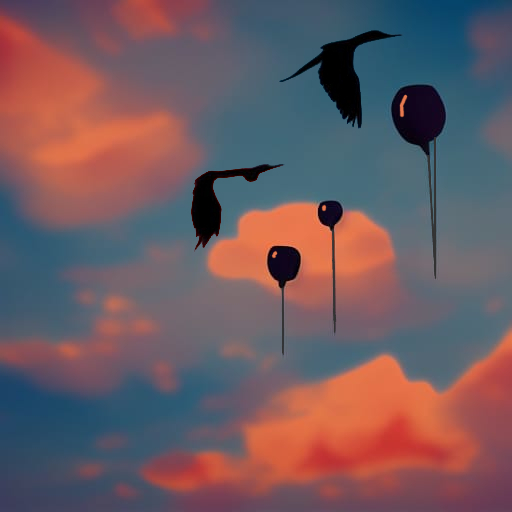
#> input picture data/birds_sky.jpg, 512 x 512 px
$ jupyter execute --allow-errors tp4_corrige.ipynb   (shell and % lines are left out)   (text cells are left out)
#> lines starting #> are read from the running program, lines starting #| are printed output that depends on the picture; after the words box and inside, x2 and y2 are one past the last pixel; in counts of white or black regions, pixels touching at a corner belong together; pictures that were not available may be replaced by others from this repository, and a replacement may not be noted
[cell 1]
import numpy as np
import matplotlib.pyplot as plt
from skimage import io
from skimage import color
from skimage import morphology
from skimage import draw
from skimage import transform

def eight_neighbours(image, x, y):
    """
    Coordonnées (x,y) pour le huit-voisinage
    autour de x, y

    Returns
    -------
    region: list
        Coordonnées (x, y) des 8 voisins du pixel
        Longueur = 8
    """
    L = []
    for i in range(-1, 2):
        for j in range(-1, 2):
            if i != 0 or j!=0:
                new_x = np.clip(x+i, 0, image.shape[0]-1)
                new_y = np.clip(y+j, 0, image.shape[1]-1)
                L.append(np.array([new_x, new_y]))
    return L


def assign_label(image, labelled_image, current_label, x, y):
    """
    Parcours en largeur et etiquetage des
    pixels objets

    Parameters
    ----------
    image: np.ndarray
        image
    labelled_image: np.ndarray
        image de labels
    current_label: int
        label courant
    x: int
        coordonnée x
    y: int
        coordonnée y

    """
    if labelled_image[x, y] != 0 or image[x, y] == 0:
        return
    labelled_image[x, y] = current_label
    neighborhood = eight_neighbours(labelled_image, x, y)
    for n in neighborhood:
        assign_label(image, labelled_image, current_label, n[0], n[1])


def connected_components(image):
    """
    Extrait l'ensemble des composantes
    connexes dans une image

    Returns
    -------
    labelled_image: np.ndarray
        image de labels
    """
    labelled_image = np.zeros_like(image)
    indices_nonzero = np.argwhere(image != 0)
    current_label = 1
    for x,y in indices_nonzero:
        if labelled_image[x, y] != 0:
            continue
        assign_label(image, labelled_image, current_label, x, y)
        current_label += 1
    return labelled_image


def fill_holes(image, coords):
    """
    Comble les trous dans une image
    à partir des coordonnées passées en paramètres

    Parameters
    ----------

    """
    inverted_image = (255 - image).astype(np.uint8)
    filled_image = image.copy()
    for x,y in coords:
        assign_label(inverted_image, filled_image, 255, x, y)
    return filled_image


img_birds_rgb = io.imread("data/birds_sky.jpg")
#> img_birds_rgb is the input picture: shape (512, 512, 3); mean R, G, B 110.8, 90.2, 96.6
img_birds = (color.rgb2gray(img_birds_rgb)*255).astype(np.uint8)
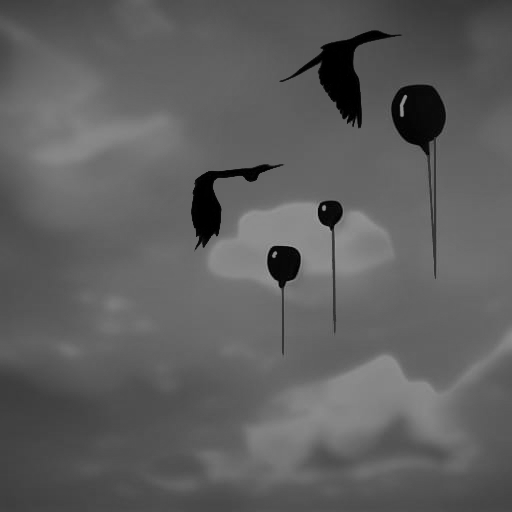
#> img_birds: shape (512, 512); min 0, max 162, mean 94.6

img_threshold = np.where(img_birds < 30, 255, 0)
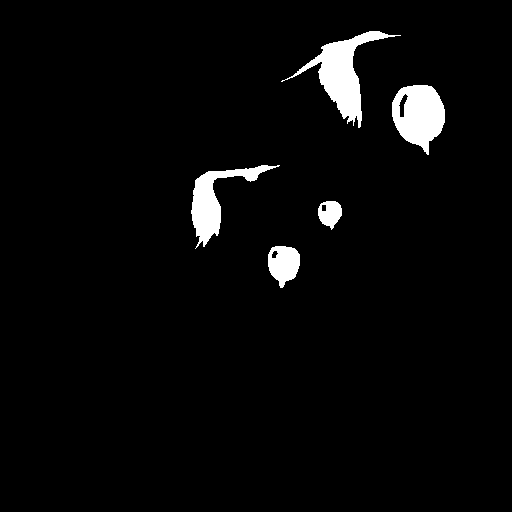
#> img_threshold: shape (512, 512) int64; 3.4% white; 5 white regions, box (x1, y1, x2, y2) and area: (281, 31, 401, 128) 2959, (392, 85, 445, 155) 2505, (191, 165, 280, 249) 2057, (268, 246, 300, 288) 955, (318, 201, 342, 230) 473

coords = np.array([[254, 274], [206, 324], [106, 402]])
img_filled = fill_holes(img_threshold, coords)
#> img_filled: shape (512, 512) int64; 3.5% white; 5 white regions, box (x1, y1, x2, y2) and area: (281, 31, 401, 128) 2959, (392, 85, 445, 155) 2601, (191, 165, 280, 249) 2057, (268, 246, 300, 288) 984, (318, 201, 342, 230) 497

#> (the rest of this cell did not finish here and is left out)

#> in connected_components, `indices_nonzero = np.argwhere(image != 0)`: indices_nonzero = 9098 pairs, first value 31 to 287, second value 191 to 444
#> the loop in connected_components, `for x,y in indices_nonzero:` made 1 pass
#> (x, y) on pass 1: (31, 369)
#> after the loop in connected_components, `for x,y in indices_nonzero:`: current_label = 1

fig, ax = plt.subplots(1, 2)
ax[0].imshow(img_birds_rgb)
ax[1].imshow(img_labels)
[axi.set_axis_off() for axi in ax]

[cell 2]
def bounding_box(image, label):
    """
    Calcule la boîte englobante d'un objet
    défini par son label

    Parameters
    ----------
    image: np.ndarray
        image
    label: int
        le label de l'objet

    Returns
    -------
    rect: np.ndarray
        le coin inférieur gauche et supérieur droit du rectangle
    """
    coords = np.argwhere(image==label)
    p_min = np.min(coords, axis=0)
    p_max = np.max(coords, axis=0)
    return [p_min, p_max]


def area(image_cc):
    return image_cc.size

def compacity(image_cc, p):
    return 4 * np.pi * area(image_cc) / p**2

def measurements(image):
    edges = morphology.dilation(image) - morphology.erosion(image)
    measures = []
    for i in range(1, image.max()+1):
        p_min, p_max = bounding_box(img_labels, i)
        p_rect = 2*(p_max[0] - p_min[0]) + 2*(p_max[1] - p_min[1])
        a = area(image[image==i])
        p = area(edges[edges==i])
        c = compacity(image[image==i], p)
        c_box = compacity(image[image==i], p_rect)
        measures.append([a, p, c, c_box])
    return measures

#> (the rest of this cell did not finish here and is left out)

[cell 3]
import cv2
import time


def background_subtraction(frame_after, frame_before, background, threshold):
    """
    Suppression et remplacement
    de fond

    Parameters
    ----------
    frame_after: np.ndarray
        image courante du flux vidéo
    frame_before: np.ndarray
        image de référence sans objet mouvant
    background: np.ndarray
        image par laquelle remplacer les pixels statiques
    threshold: int
        seuil pour obtenir une image binaire fond/objet mouvant

    Returns
    -------
    frame: np.ndarray
        image avec suppression de fond
    """
    frame2 = np.abs((frame_after.astype(int) - frame_before.astype(int))).astype(np.uint8)
    frame2 = np.where(np.any((frame2 > threshold), axis=-1)[..., np.newaxis], frame_after, montagne).astype(np.uint8)
    return frame2

def detect_faces(frame, face_cascade):
    """
    Detection de visages
    par les cascades de Haar
    """
    gray = cv2.cvtColor(frame, cv2.COLOR_BGR2GRAY)
    faces = face_cascade.detectMultiScale(gray, 1.2, 3)
    for (x, y, w, h) in faces:
        cv2.rectangle(frame, (x, y), (x + w, y + h), (255, 0, 0), 2)
    return frame


vid = cv2.VideoCapture("data/extrait_voyage_occident.mp4")
montagne = cv2.imread("data/montagne.jpg")
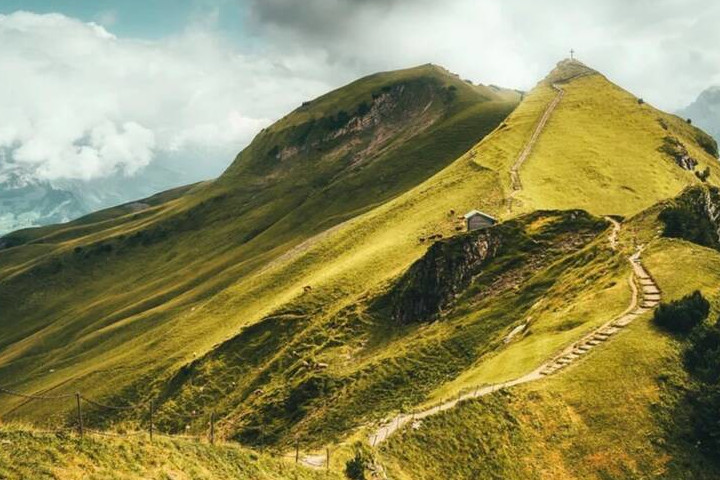
#> input picture data/montagne.jpg, 720 x 480 px
#> montagne is the input picture: shape (480, 720, 3); mean B, G, R 89.9, 139.3, 143.6

haar_file = 'data/haarcascade_upperbody.xml'
face_cascade = cv2.CascadeClassifier(haar_file)
ret, first_image = vid.read()
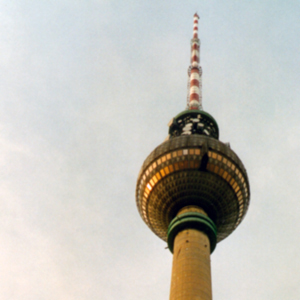
#> input picture data/berlin-1.jpg, 300 x 300 px, given in place of extrait_voyage_occident.mp4, which was not available
#> first_image is the input picture: shape (300, 300, 3); mean B, G, R 189.8, 196.2, 197.9

#> (the rest of this cell did not finish here and is left out)

#> in detect_faces, `gray = cv2.cvtColor(frame, cv2.COLOR_BGR2GRAY)`:
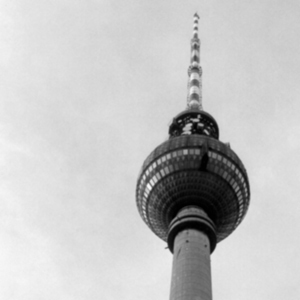
#> gray: shape (300, 300); min 1, max 248, mean 196
#> in detect_faces, `faces = face_cascade.detectMultiScale(gray, 1.2, 3)`: faces = [[150, 61, 89, 72]]
#> the loop in detect_faces, `for (x, y, w, h) in faces:` made 1 pass
#> after the loop in detect_faces, `for (x, y, w, h) in faces:`:
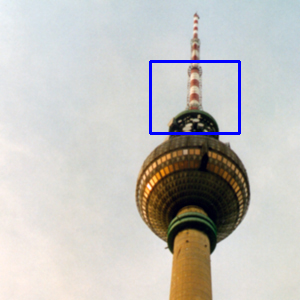
#> frame: shape (300, 300, 3); 1.07% of pixels changed, all inside (x1, y1, x2, y2) = (149, 60, 241, 135)
    frame2 = background_subtraction(frame, first_image, montagne, 30)
#> in background_subtraction, `frame2 = np.abs((frame_after.astype(int) - frame_before.astype(int)))...`:
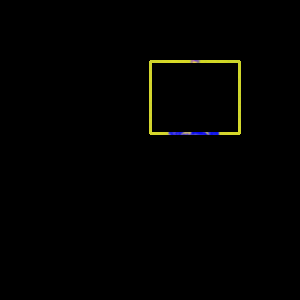
#> frame2: shape (300, 300, 3); mean B, G, R 0.8, 2, 2
    # Display the resulting frame
    cv2.imshow('frame', frame2)
    time.sleep(1/30)
    # the 'q' button is set as the
    # quitting button you may use any
    # desired button of your choice
    if cv2.waitKey(1) & 0xFF == ord('q'):
        break
# After the loop release the cap object
vid.release()
# Destroy all the windows
cv2.destroyAllWindows()

[cell 4]
def hough_lines(image):
    """
    Détection des lignes par la transformée de Hough
    """
    coords = np.argwhere(image > 0)
    len_diagonal = np.sqrt(image.shape[0]**2 + image.shape[1]**2)
    theta = np.linspace(0, np.pi, 180)
    theta_discrete = np.arange(theta.size).astype(int)
    rho = np.arange(len_diagonal).astype(int)
    image_hough = np.zeros((theta_discrete.size, rho.size))
    for x, y in coords:
        rho = x * np.cos(theta) + y * np.sin(theta)
        cond = (rho >= 0) & (rho < len_diagonal)
        p = rho[cond].astype(int)
        t = theta_discrete[cond].astype(int)
        image_hough[t, p] += 1
    return image_hough

def filter_hough(x_start, y_start, theta, dist):
    """
    Filtrage de la transformée de Hough pour qu'il y ait un
    espace minimal entre chaque ligne
    """
    new_x = [x_start[0]]
    new_y = [y_start[0]]
    new_theta = [theta[0]]
    for i in range(1, len(x_start)):
        x, y = x_start[i], y_start[i]
        to_add = True
        for j in range(len(new_x)):
            x2, y2 = new_x[j], new_y[j]
            if np.sqrt((x2-x)**2 + (y2-y)**2) < dist:
                to_add = False
        if to_add:
            new_x.append(x)
            new_y.append(y)
            new_theta.append(theta[i])
    return np.array(new_x), np.array(new_y), np.array(new_theta)


img_threshold2 = np.where((img_birds > 50) & (img_birds < 52), 255, 0)
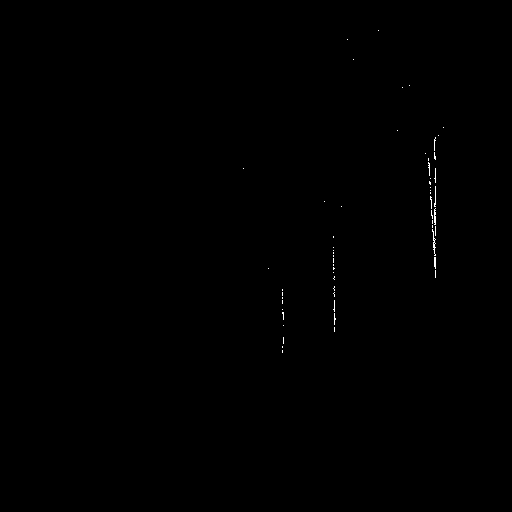
#> img_threshold2: shape (512, 512) int64; 0.13% white in thin lines or dots, all inside (x1, y1, x2, y2) = (243, 30, 444, 353)
hough = hough_lines(img_threshold2)
#> in hough_lines, `coords = np.argwhere(image > 0)`: coords = 353 pairs, first value 30 to 352, second value 243 to 443
#> the loop in hough_lines, `for x, y in coords:` made 353 passes
#> (x, y) on passes 1 to 3: (30, 378), (39, 347), (59, 353)
#> after the loop in hough_lines, `for x, y in coords:`:
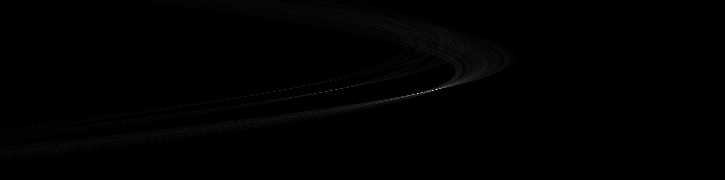
#> image_hough: shape (180, 725) float64; min 0, max 97, mean 0.4; drawn with min black and max white
coords = np.argwhere(hough>15)
#> coords = 135 pairs, first value 81 to 103, second value 268 to 464
x, y = coords.T
#> x = 135 values from 81 to 103; y = 135 values, max 464 at index 2, min 268 at index 74, mean 409.3
coords = coords[np.argsort(hough[x, y])[::-1]]
linsp = np.linspace(0, np.pi, 180)
theta = coords[:, 0] * (linsp[1] - linsp[0])
#> theta = 135 values, max 1.81 at index 118, min 1.42 at index 112, mean 1.6
rho = coords[:, 1]
#> rho = 135 values, max 464 at index 133, min 268 at index 82, mean 409.3


x_start = rho * np.cos(theta)
#> x_start = 135 values, max 68.96 at index 133, min -87.08 at index 118, mean -8.54
y_start = rho * np.sin(theta)
#> y_start = 135 values, max 458.8 at index 133, min 267.7 at index 82, mean 407.5

x_start, y_start, theta = filter_hough(x_start, y_start, theta, 50)
#> in filter_hough, `new_x = [x_start[0]]`: new_x = [-25.6]
#> in filter_hough, `new_y = [y_start[0]]`: new_y = [416.2]
#> in filter_hough, `new_theta = [theta[0]]`: new_theta = [1.63]
#> the loop in filter_hough, `for i in range(1, len(x_start)):` made 134 passes
#> (x, y) on passes 1 to 12: (3.83, 436), (-3.79, 432), (11.56, 438.8), (-32.58, 411.7), (-3.8, 433), (11.58, 439.8), (3.82, 435), (-18.47, 420.6), (-18.51, 421.6), (-11.29, 428.9), (-32.51, 410.7), (2.95, 336)
#> after the loop in filter_hough, `for i in range(1, len(x_start)):`: new_theta = [1.63, 1.56, 1.51, 1.56, 1.76]; new_x = [-25.6, 2.95, 27.38, 2.5, -70.73]; new_y = [416.2, 336, 445.2, 285, 379.5]
#> x_start = [-25.6, 2.95, 27.38, 2.5, -70.73]; y_start = [416.2, 336, 445.2, 285, 379.5]; theta = [1.63, 1.56, 1.51, 1.56, 1.76]

image = img_threshold2.copy()

fig, ax = plt.subplots(1, 2)

ax[0].imshow(image)
for i in range(len(x_start)):
    ax[1].axline((y_start[i], x_start[i]), slope=np.tan(-theta[i]), c="r")
#> this loop made 5 passes
ax[1].imshow(image)
[axi.set_axis_off() for axi in ax]
#plt.imshow(img_threshold2)
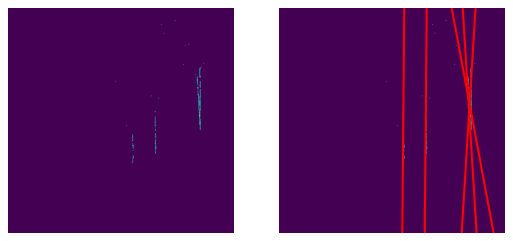
#> figure drawn by matplotlib, 2 panels
